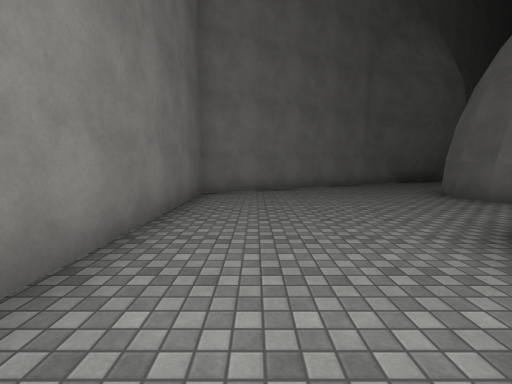
View 1 (above)

24 first-person views from a walk through a Unity game level. The camera is 1.4 m above the floor, tilts 6° down and sees 90° across. Doors are open. The floor is counted in squares, 2 m on a side. Each view is taken from the middle of a square. On the plan, view 1 faces up. The plan holds only what a view shows up to about 9 squares ahead; the rest is blank. The place goes on beyond the plan. The player character is not drawn. Surface patterns are stand-ins for the level's own textures.

View 2
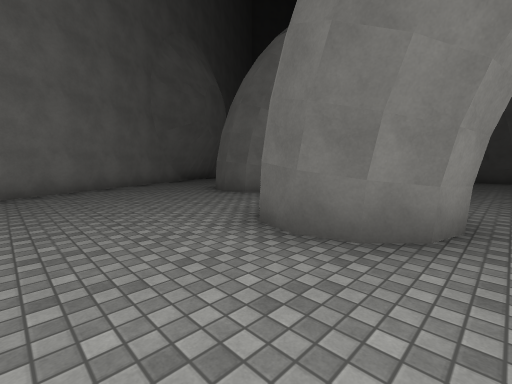

View 3
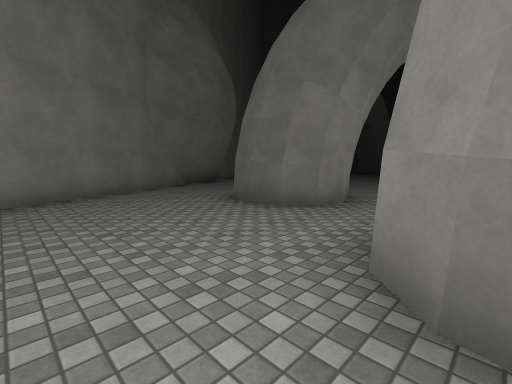

View 4
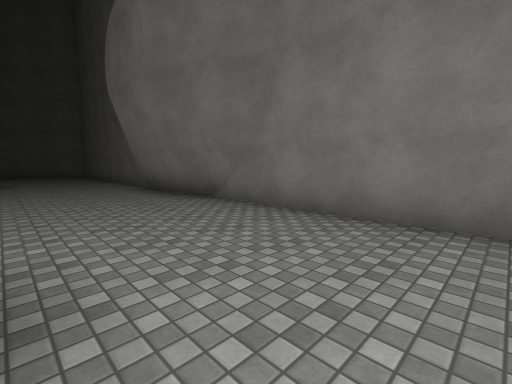

View 5
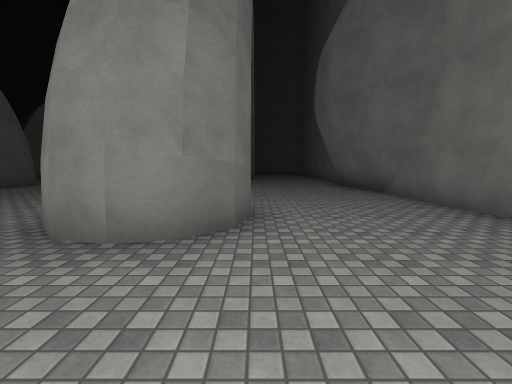

View 6
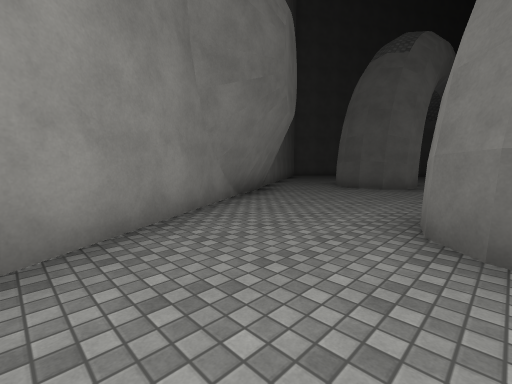

View 7
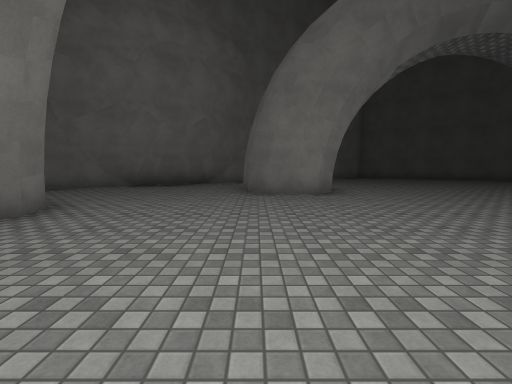

View 8
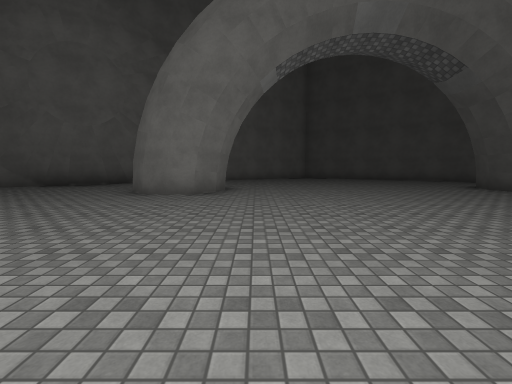

View 9
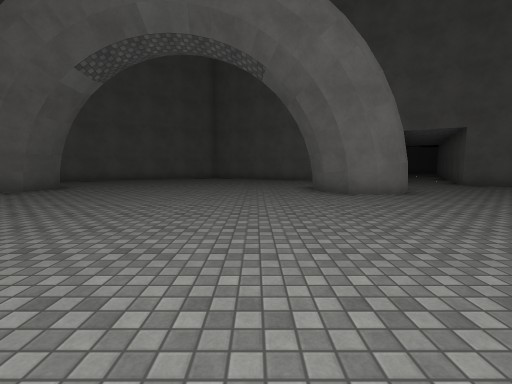

View 10
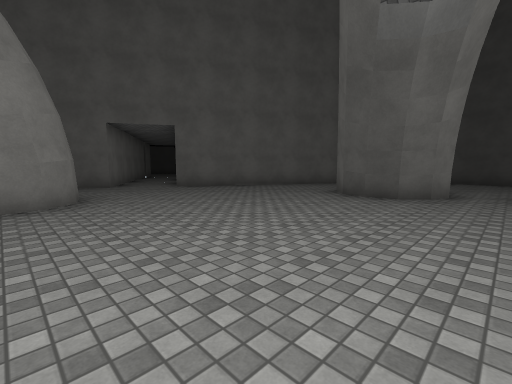

View 11
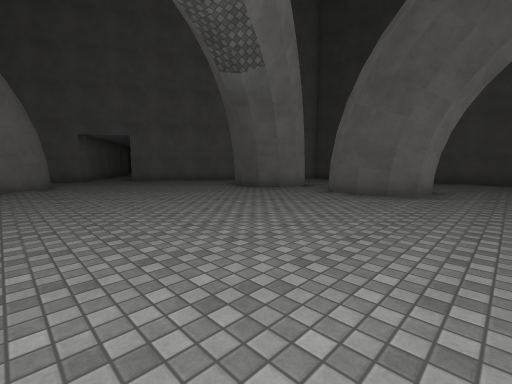

View 12
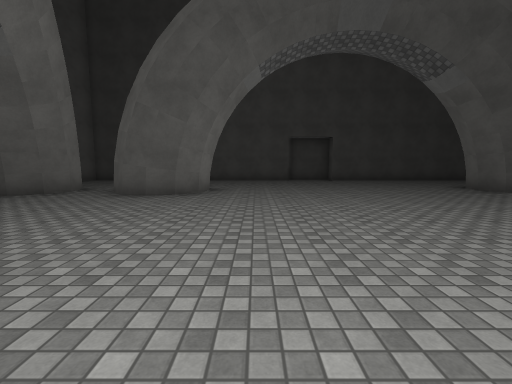

View 13
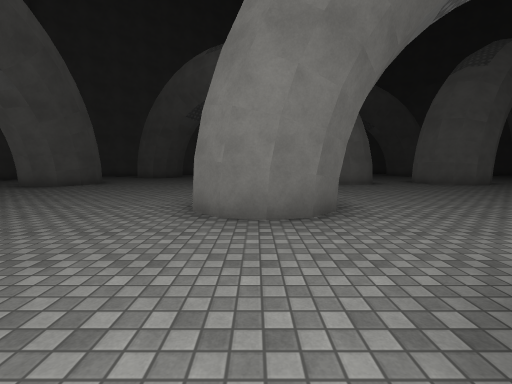

View 14
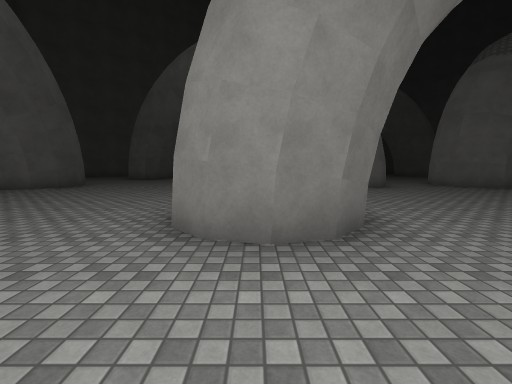

View 15
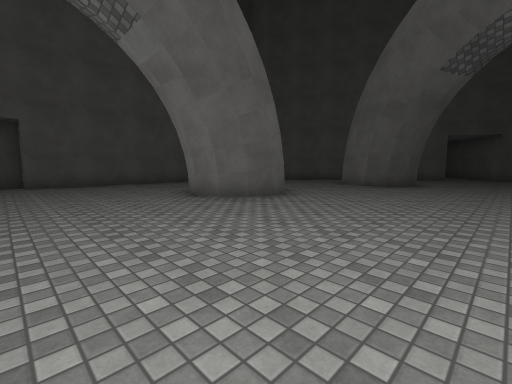

View 16
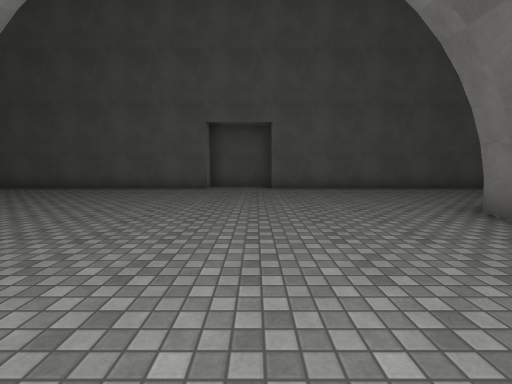

View 17
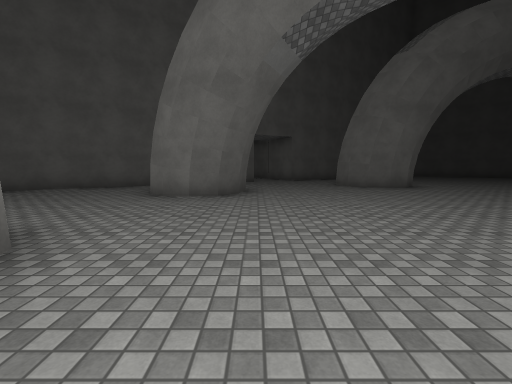

View 18
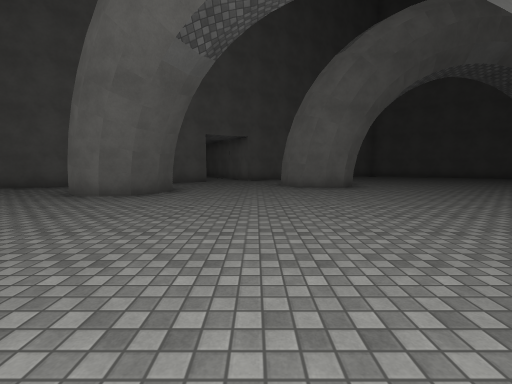

View 19
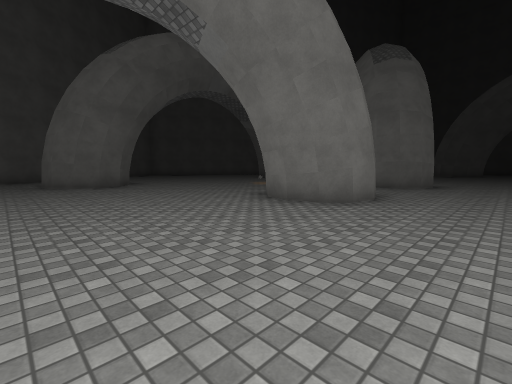

View 20
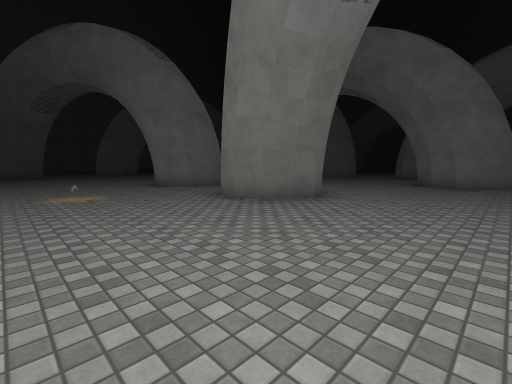

View 21
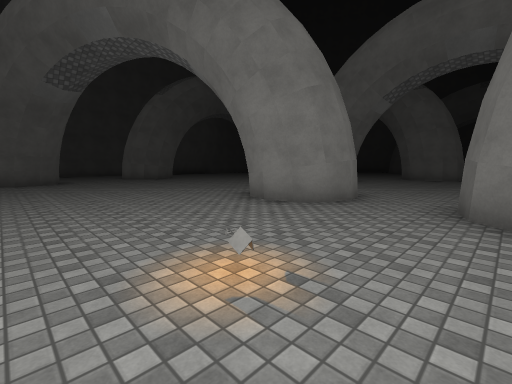

View 22
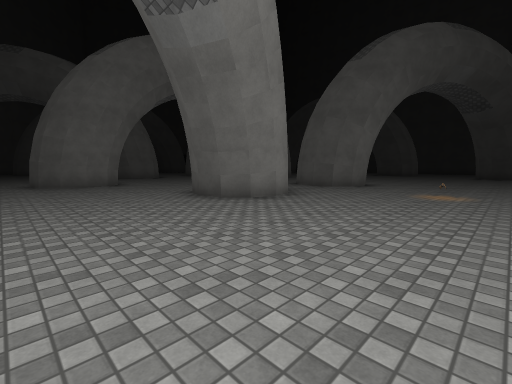

View 23
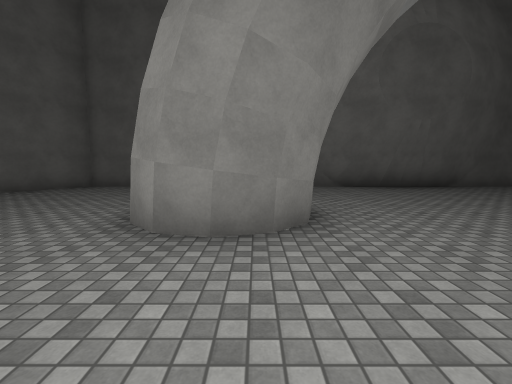

View 24
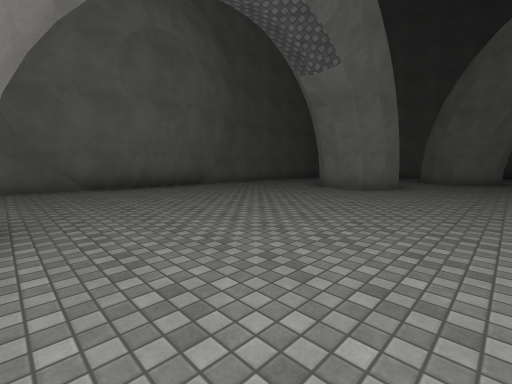

### Floor plan
Key: @ floor where view 1 was taken; # wall or solid block; x gap in a wall; . floor; D open door; O other object.
Columns run from 2 left of view 1 to 34 right of it. Each row starts with its distance up from view 1.
 11         ###.. .........  .DD#
 10      ####...###.......#  ...##
  9     ##......###.......###.....
  8   ###........#........##........
  7 ###.............................
  6 #......##....................#
  5 #......##....................#
  4 #............................##....#
  3 #.............................x....#
  2 #...###...  .  .    .  ......#   ..#
  1 #...###........        ......## ...#
  0 #.@............        ............#
 -1 ##.........          ..............#
 -2  #..........        ...............##
 -3  #........ .#    .....###...........#
 -4  #........ .### ......###...........#
 -5  #........ ........................##
 -6 ##........ ........................#
 -7 #......... ........................#
 -8   .. ##... ....##..##........###...#
 -9       #..  ....##..###.......#  ...#
-10     ..... .....##..###.........   .#
-11   .....  .......................   #
-12 #.....  .........................
-13 #....  ##.........O.........##....
-14 ###.    #...................# ....#
-15   #              .....##....  ..###
-16                  .....###...   ##

Positions as (right, up) in squares from view 1, and headings:
1: (0, 0), facing up
2: (0, 0), facing up-right
3: (1, 2), facing up-right
4: (2, 3), facing down-left
5: (2, 5), facing down
6: (2, 6), facing up-right
7: (10, 2), facing up
8: (13, 2), facing up
9: (18, 2), facing up
10: (21, 3), facing up-right
11: (21, -1), facing up-right
12: (21, -1), facing right
13: (21, 1), facing down
14: (21, 0), facing down
15: (23, -4), facing down-right
16: (25, -4), facing right
17: (25, -7), facing down
18: (23, -7), facing down
19: (23, -6), facing down-left
20: (22, -14), facing up-left
21: (17, -14), facing up-left
22: (9, -14), facing up-right
23: (7, -8), facing left
24: (7, -7), facing up-left
